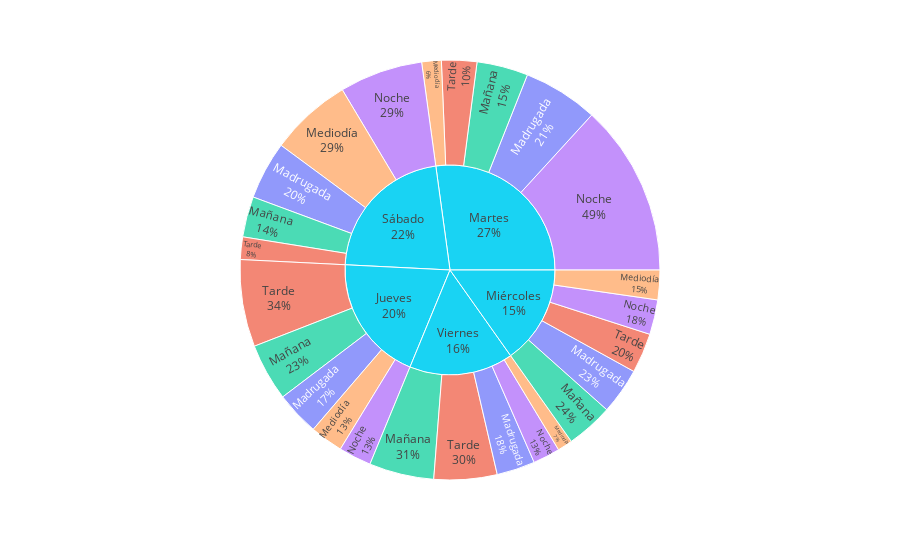

This figure's notebook cell:
### Markdown cell above
### Delay entre fecha de envío y fecha de publicación por día de la semana y franja horaria

### Code cell
df_airtable["Delay(h)"] = df_airtable["Delay"]/3600
df_Dia_Franja_Delay = df_airtable[["Día de la Semana", "Franja Horaria", "Delay(h)"]].groupby(["Día de la Semana", "Franja Horaria"], as_index=False).mean(numeric_only=True).round(2)

fig = px.sunburst(df_Dia_Franja_Delay, path=['Día de la Semana', 'Franja Horaria'], values='Delay(h)', color='Franja Horaria')

fig.update_traces(textinfo = "label+percent parent")

fig.show()

### Figure 1 — Plotly figure (JSON) as saved in the notebook; plotly's stock layout.template omitted (floating-point values rounded to 4 significant figures)
{"data": [{"branchvalues": "total", "customdata": [["Madrugada"], ["Tarde"], ["Mañana"], ["Noche"], ["Mediodía"], ["Madrugada"], ["Tarde"], ["Mañana"], ["Noche"], ["Mediodía"], ["Tarde"], ["Noche"], ["Mediodía"], ["Mañana"], ["Madrugada"], ["Mediodía"], ["Mañana"], ["Noche"], ["Madrugada"], ["Tarde"], ["Mediodía"], ["Mañana"], ["Noche"], ["Madrugada"], ["Tarde"], ["(?)"], ["(?)"], ["(?)"], ["(?)"], ["(?)"]], "domain": {"x": [0, 1], "y": [0, 1]}, "hovertemplate": "labels=%{label}<br>Delay(h)=%{value}<br>parent=%{parent}<br>id=%{id}<br>Franja Horaria=%{customdata[0]}<extra></extra>", "ids": ["Jueves/Madrugada", "Jueves/Tarde", "Jueves/Mañana", "Jueves/Noche", "Jueves/Mediodía", "Martes/Madrugada", "Martes/Tarde", "Martes/Mañana", "Martes/Noche", "Martes/Mediodía", "Miércoles/Tarde", "Miércoles/Noche", "Miércoles/Mediodía", "Miércoles/Mañana", "Miércoles/Madrugada", "Sábado/Mediodía", "Sábado/Mañana", "Sábado/Noche", "Sábado/Madrugada", "Sábado/Tarde", "Viernes/Mediodía", "Viernes/Mañana", "Viernes/Noche", "Viernes/Madrugada", "Viernes/Tarde", "Jueves", "Martes", "Miércoles", "Sábado", "Viernes"], "labels": ["Madrugada", "Tarde", "Mañana", "Noche", "Mediodía", "Madrugada", "Tarde", "Mañana", "Noche", "Mediodía", "Tarde", "Noche", "Mediodía", "Mañana", "Madrugada", "Mediodía", "Mañana", "Noche", "Madrugada", "Tarde", "Mediodía", "Mañana", "Noche", "Madrugada", "Tarde", "Jueves", "Martes", "Miércoles", "Sábado", "Viernes"], "marker": {"colors": ["#636efa", "#EF553B", "#00cc96", "#ab63fa", "#FFA15A", "#636efa", "#EF553B", "#00cc96", "#ab63fa", "#FFA15A", "#EF553B", "#ab63fa", "#FFA15A", "#00cc96", "#636efa", "#FFA15A", "#00cc96", "#ab63fa", "#636efa", "#EF553B", "#FFA15A", "#00cc96", "#ab63fa", "#636efa", "#EF553B", "#19d3f3", "#19d3f3", "#19d3f3", "#19d3f3", "#19d3f3"]}, "name": "", "parents": ["Jueves", "Jueves", "Jueves", "Jueves", "Jueves", "Martes", "Martes", "Martes", "Martes", "Martes", "Miércoles", "Miércoles", "Miércoles", "Miércoles", "Miércoles", "Sábado", "Sábado", "Sábado", "Sábado", "Sábado", "Viernes", "Viernes", "Viernes", "Viernes", "Viernes", "", "", "", "", ""], "textinfo": "label+percent parent", "type": "sunburst", "values": [322.1, 639.1, 421.1, 240, 242.6, 550.7, 258.9, 376.2, 1259, 143.4, 292.4, 254.9, 217.2, 344.1, 339.4, 601.4, 297.6, 611, 425.7, 165.1, 110.2, 475.3, 198.5, 281.1, 462.3, 1865.0, 2588.0, 1448.0, 2101.0, 1527.0]}], "layout": {"legend": {"tracegroupgap": 0}, "margin": {"t": 60}}}
